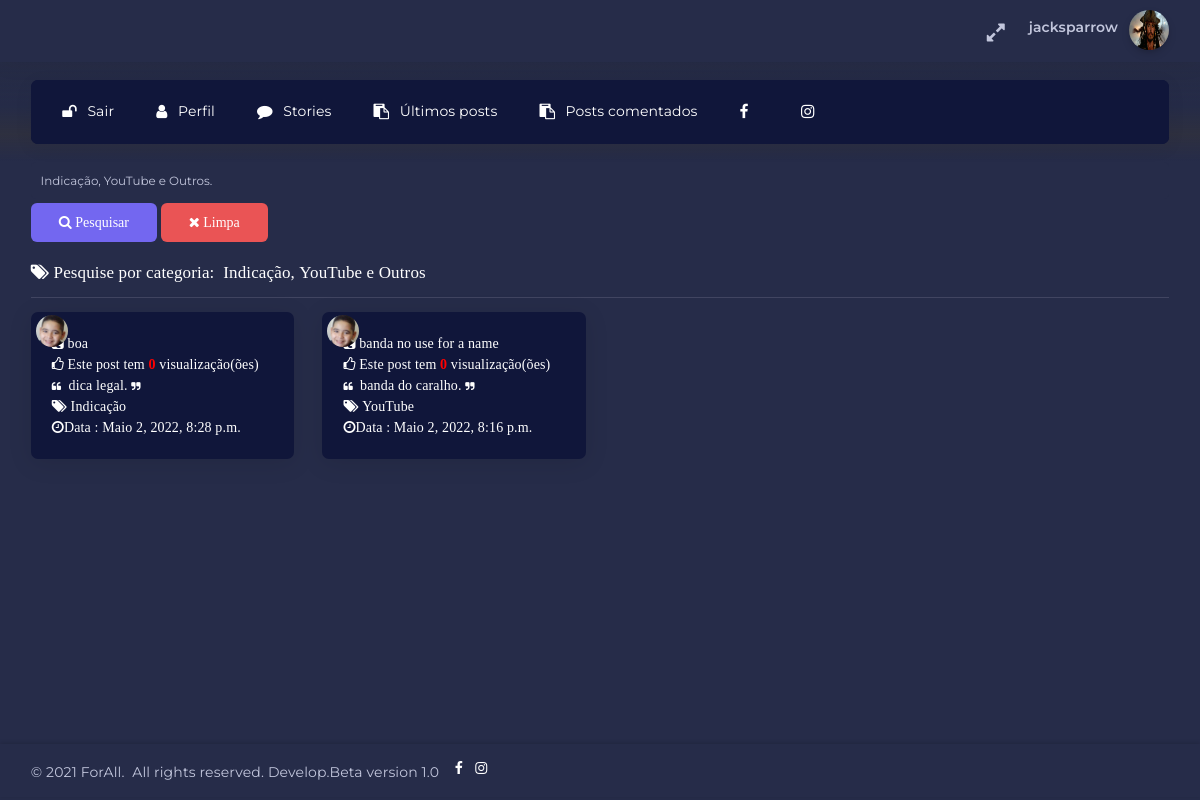
The app's page /todosvideos/ (signed in) with its own data.
### paginas/models.py (models this page shows, shortened)
class Perfil(models.Model):
	user = models.OneToOneField(User,null=True, blank=True,on_delete=models.CASCADE)
	cep = models.CharField(max_length=10,null=False,blank=False)
	rua = models.CharField(max_length=60,null=False,blank=False)
	bairro = models.CharField(max_length=40,null=False,blank=False)
	cidade = models.CharField(max_length=40,null=False,blank=False)
	uf     = models.CharField(max_length=2,null=False,blank=False)
	image  = models.ImageField(upload_to='media/perfil', default='media/forall.png',null=False,blank=False, verbose_name='IMAGEM PERFIL :')
	escolaridade = models.CharField(max_length=30,verbose_name='ESCOLARIDADE',null=False,blank=False)
	termos   = models.CharField(max_length=4,verbose_name='TERMO DE USO E POLÍTICA DE PRIVACIDADE',null=False,blank=False)
	data     = models.DateTimeField(auto_now_add=True)
	datamudanca = models.DateTimeField(auto_now=True)

class VideosCurtos(models.Model):
	titulo   = models.CharField(max_length=100, verbose_name='TÍTULO DO VÍDEO',null=False,blank=False)
	CATEGORIA = [
	('Indicação','Indicação'),
	('YouTube','YouTube'),
	('Outros','Outros'),
	]
	categoria = models.CharField(max_length=30,choices=CATEGORIA,verbose_name='CATEGORIA DO VÍDEOS',null=False,blank=False)
	video    = EmbedVideoField(verbose_name='LINK DO VÍDEO',null=False,blank=False)
	comenta   = models.TextField(max_length=120,null=True,blank=True,verbose_name='COMENTE SOBRE ESTE VÍDEO')
	post_views= models.IntegerField(default=0, null=True,blank=True)
	user      = models.ForeignKey(User,null=True, blank=True,on_delete=models.CASCADE, verbose_name='Postado Por:')
	criadoem  = models.DateTimeField(auto_now_add=True, verbose_name='Criado em:')
	mudadoem  = models.DateTimeField(auto_now=True)

### paginas/views.py (the view)
# urls.py: path('todosvideos/',views.todosvideos,name="todosvideos"),
@login_required
def todosvideos(request):
	busca = request.GET.get('busca')
	if busca:
		postados  =  VideosCurtos.objects.all().filter(categoria__icontains=busca)
	else:
		postados = VideosCurtos.objects.all().order_by('-criadoem')
	return render(request, 'inicio/todosvideos.html',{'postados':postados})

### paginas/templates/inicio/todosvideos.html (shortened to what this page needs)
{% extends "./Base/BasePerfil.html" %}
{% block content %}
{% load static %}
{% load embed_video_tags %}
<div class="horizontal-menu-wrapper">
    <div class="header-navbar navbar-expand-sm navbar navbar-horizontal floating-nav navbar-light navbar-without-dd-arrow navbar-shadow menu-border" role="navigation" data-menu="menu-wrapper">
            <div class="navbar-container main-menu-content" data-menu="menu-container">
                <ul class="nav navbar-nav" id="main-menu-navigation" data-menu="menu-navigation">
                    <li>
                        {% if user.is_authenticated %}
                        <a class="dropdown-item" href="/accounts/logout" style="color: white;"><i class="fa fa-unlock"></i>Sair</a>
                        {% endif %}
                    </li>
                    <li>
                        {% if user.is_authenticated %}
                        <a class="dropdown-item" href="{% url 'perfil' %}" style="color: white;"><i class="fa fa-user"></i>Perfil</a>
                        {% endif %}
                    </li>
                    <li>
                        <a class="dropdown-item" href="{% url 'verstories' %}" style="color: white;"><i class="fa fa-comment"></i>Stories</a>
                    </li>
                    <li>
                        <a class="dropdown-item" href="{% url 'verpostagens' %}" style="color: white;"><i class="fa fa-clipboard"></i>Últimos posts</a>
                    </li>
                    <li>
                        <a class="dropdown-item" href="{% url 'comentados' %}" style="color: white;"><i class="fa fa-clipboard"></i>Posts comentados</a>
                    </li>
                    <li>
                        <a href="https://www.facebook.com/forall.letsgo/" target="_blank" title="Facebook" style="color:white"><i class="fa fa-facebook"></i></a>
                    </li>
                    <li>
                        <a href="https://www.instagram.com/forall2020_/" target="_blank" title="Instagram" style="color:white"><i class="fa fa-instagram"></i></a>
                    </li>
                </ul>
    </div>
</div>
</div>
<div class="app-content content">
    <div class="content-wrapper">
        <div class="content-body">
            <section id="knowledge-base-content">
                <form method="GET">
                  <div class="form-group">
                    <input type="text"  name="busca" class="form-control" id="exampleInputEmail1" aria-describedby="emailHelp" placeholder="Indicação, YouTube e Outros." value="">
                    <button type="submit" class="btn btn-primary fa fa-search" style="border-style: hidden;">&nbsp;Pesquisar</button>&nbsp;<button type="reset" class="btn btn-danger fa fa-times" style="border-style: hidden;">&nbsp;Limpa</button>
                </div>
            </form>
            <i class="fa fa fa-tags" style="color: white;font-size: 17px;">&nbsp;Pesquise por categoria:&nbsp;
            Indicação, YouTube e Outros</i><hr>
            <div class="row search-content-info">
                {% if postados %}
                {% for c in postados%}
                <div class="col-md-3 col-sm-6 col-12 search-content">
                    <div class="card">
                        <img src="{{ c.user.perfil.image.url }}" alt="avtar img holder" height="32" width="32" style="position: absolute;left: 5px;
                        top: 2%;border-radius: 50%;" data-toggle="tooltip" data-placement="top" title="{{c.user}}">
                        <div class="card-body">
                            <p class="card-text  mb-0" style="font-size: 14px;color: white;margin: 0;font-family: Times New Roman;">
                                &nbsp;{{c.titulo|lower}}<br>
                                <i class="fa fa-thumbs-o-up"></i>&nbsp;Este post tem <b style="color: red;">{{c.post_views}}</b> visualização(ões)<br>
                                <i class="fa fa-quote-left" style="font-size: 10px;"></i>&nbsp; {{c.comenta|lower|truncatewords:8}} <i class="fa fa-quote-right" style="font-size: 10px;"></i><br>
                                <i class="fa fa-tags"></i>&nbsp;{{c.categoria}}<br>
                                <i class="fa fa-clock-o"></i>Data : {{c.criadoem}}
                            </p>
                        </div>
                    </div>
                </div>
                {% endfor %}
                {% else %}
                <div class="alert alert-primary col-12" role="alert">
                   <p class="mb-0" style="color: white;">
                    Não tem post de vídeo com esta categoria no momento, pesquise novamente.
                </div>
                {% endif %}
            </div>
        </section>
    </div>
</div>
</div>
<div class="drag-target"></div>
{%endblock%}

### paginas/templates/inicio/Base/BasePerfil.html (shortened to what this page needs)
{% load static %}
<!DOCTYPE html>
<html class="loading" lang="pt-br" data-textdirection="ltr">
<head>
    <link rel="stylesheet" type="text/css" href="{% static 'css/animate.css'%}">
    <link rel="stylesheet" type="text/css" href="{% static 'css/appChat.css' %}">
    <link rel="stylesheet" type="text/css" href="{% static 'css/bootstrap.min.css' %}">
    <link rel="stylesheet" type="text/css" href="{% static 'css/bootstrap.css' %}">
    <link rel="stylesheet" type="text/css" href="{% static 'css/bootstrap-extended.css' %}">
    <link rel="stylesheet" type="text/css" href="{% static 'css/colors.css' %}">
    <link rel="stylesheet" type="text/css" href="{% static 'css/components.css' %}">
    <link rel="stylesheet" type="text/css" href="{% static 'css/dark-layout.css' %}">
    <link rel="stylesheet" type="text/css" href="{% static 'css/dropzone.min.css' %}">
    <link rel="stylesheet" type="text/css" href="{% static 'css/datatables.min.css' %}">
    <link rel="stylesheet" type="text/css" href="{% static 'css/dataTables.checkboxes.css' %}">
    <link rel="stylesheet" type="text/css" href="{% static 'css/dropzone.css' %}">
    <link rel="stylesheet" type="text/css" href="{% static 'css/data-list-view.css' %}">
    <link rel="stylesheet" type="text/css" href="{% static 'css/horizontal-menu.css' %}">
    <link rel="stylesheet" type="text/css" href="{% static 'css/eccommence.css' %}">
    <link rel="stylesheet" type="text/css" href="{% static 'css/form-validation.min.css' %}">
    <link rel="stylesheet" type="text/css" href="{% static 'css/pickadate.css' %}">
    <link rel="stylesheet" type="text/css" href="{% static 'css/palette-gradient.min.css' %}">
    <link rel="stylesheet" type="text/css" href="{% static 'css/sweetalert2.min.css'%}">
    <link rel="stylesheet" type="text/css" href="{% static 'css/swiper.min.css' %}">
    <link rel="stylesheet" type="text/css" href="{% static 'css/semi-dark-layout.css' %}">
    <link rel="stylesheet" type="text/css" href="{% static 'css/swiper.css' %}">
    <link rel="stylesheet" type="text/css" href="{% static 'css/select2.min.css' %}">
    <link rel="stylesheet" type="text/css" href="{% static 'css/users.css' %}">
    <link rel="stylesheet" type="text/css" href="{% static 'css/vertical-menu.css' %}">
    <link rel="stylesheet" type="text/css" href="{% static 'css/vendor2.css' %}">
    <link rel="stylesheet" type="text/css" href="{% static 'css/vendors.min.css' %}">
    <link rel="stylesheet" type="text/css" href="{% static 'css/touchspin.css' %}">
    <link rel="stylesheet" type="text/css" href="{% static 'css/dark-layout.css' %}">
    <link rel="stylesheet" type="text/css" href="{% static 'css/semi-dark-layout.css' %}">
    <link rel="stylesheet" type="text/css" href="{% static 'css/animate.css' %}">
</head>
<body class="horizontal-layout horizontal-menu dark-layout 2-columns  navbar-floating footer-static"  data-open="hover" data-menu="horizontal-menu" data-col="2-columns" data-layout="dark-layout" id="topo">
    <nav class="header-navbar navbar-expand-lg navbar navbar-with-menu navbar-fixed navbar-shadow navbar-brand-center">
        <div class="navbar-wrapper">
            <div class="navbar-container content">
                <div class="navbar-collapse" id="navbar-mobile">
                <ul class="nav navbar-nav float-right">
                    <li class="nav-item d-none d-lg-block"><a class="nav-link nav-link-expand"><i class="ficon fa fa-expand"></i></a></li>
                <li class="dropdown dropdown-user nav-item"><a class="dropdown-toggle nav-link dropdown-user-link" href="#" data-toggle="dropdown">
                    <div class="user-nav d-sm-flex d-none">
                        {% if request.user.is_superuser %}
                        <span class="user-name text-bold-600">Administrador | {{user.get_username}}</span>
                        {%else%}
                        <span class="user-name text-bold-600">{{user.get_username}}</span>
                        {%endif%}
                    </div>
                    <span>
                        {% if not user.perfil.image%}
                        <img class="round" src="{% static 'img/forall.png'%}" alt="avatar" height="40" width="40">
                        {% else%}
                        <img class="round" src="{{ user.perfil.image.url }}" alt="avatar" height="40" width="40">
                        {% endif %}
                    </span>
                </a>
            </li>
        </ul>
    </div>
</div>
</div>
</nav>
{% block content %}
{% endblock%}
<footer class="footer footer-static footer-light navbar-shadow">
    <p class="clearfix blue-grey lighten-2 mb-0"><span class="float-md-left d-block d-md-inline-block mt-25">&copy; 2021 ForAll.&nbsp;&nbsp;All rights reserved. Develop.Beta version 1.0</span>&nbsp;&nbsp;
        <a href="https://www.facebook.com/forall.letsgo/" target="_blank" title="Facebook" style="color:white;"><i class="fa fa-facebook"></i></a>
        <a href="https://www.instagram.com/forall2020_/" target="_blank" title="Facebook" style="color:white;text-decoration: none;"><i class="fa fa-instagram"></i>&nbsp;&nbsp;&nbsp;&nbsp;&nbsp;&nbsp;&nbsp;&nbsp;&nbsp;</a>
    </p>
</footer>
</body>
</html>

### paginas/static/css/dark-layout.css (style rules this page uses)
body.dark-layout { background-color: #262c49; }
body.dark-layout [class*="border"] { border-color: #414561 !important; }
body.dark-layout p, body.dark-layout small, body.dark-layout span, body.dark-layout label { color: #c2c6dc; }
body.dark-layout hr { border-color: #414561; }
body.dark-layout .header-navbar { background-color: #10163a; }
body.dark-layout .header-navbar .navbar-container .nav .nav-item .nav-link { color: #c2c6dc; background-color: transparent; }
body.dark-layout .header-navbar .navbar-container .nav .nav-item .nav-link i { color: #c2c6dc; }
body.dark-layout .nav .nav-item .nav-link { color: #c2c6dc; }
body.dark-layout .nav-tabs .nav-item .nav-link, body.dark-layout .nav-tabs.nav-justified .nav-item .nav-link, body.dark-layout .nav .nav-item .nav-link { background-color: #10163a; }
body.dark-layout .card { background-color: #10163a; }
body.dark-layout .card .card-body, body.dark-layout .card .card-footer { color: #c2c6dc; border-color: #414561; }
body.dark-layout input.form-control, body.dark-layout .custom-file-label, body.dark-layout textarea.form-control { background-color: #262c49; color: #c2c6dc; }
body.dark-layout input.form-control::placeholder, body.dark-layout .custom-file-label::placeholder, body.dark-layout textarea.form-control::placeholder { color: #c2c6dc; }

### paginas/static/css/horizontal-menu.css (style rules this page uses)
.horizontal-menu .content { margin-left: 0; }
.horizontal-menu .content .content-wrapper { margin-top: 0 !important; }
.horizontal-menu footer { position: static; }
.horizontal-menu.navbar-floating:not(.blank-page) .app-content { padding-top: 9.75rem; }
.horizontal-menu.navbar-floating .horizontal-menu-wrapper { background: linear-gradient(to bottom, rgba(248, 248, 248, 0.95) 44%, rgba(248, 248, 248, 0.46) 73%, rgba(255, 255, 255, 0) 100%); background-repeat: repeat-x; }
.horizontal-menu.navbar-floating .horizontal-menu-wrapper .navbar-horizontal.floating-nav { margin: 1.3rem 2.2rem 0; }
.horizontal-menu.dark-layout .header-navbar { background: inherit !important; }
.horizontal-menu.dark-layout .horizontal-menu-wrapper { background: linear-gradient(to bottom, rgba(37, 43, 71, 0.76) 44%, rgba(56, 53, 53, 0.46) 73%, rgba(255, 255, 255, 0) 100%); }
.horizontal-menu.dark-layout .horizontal-menu-wrapper .header-navbar { background: #10163a !important; }
.horizontal-menu .horizontal-menu-wrapper { position: fixed; top: 62px; z-index: 990; width: 100%; height: 99px; }
.horizontal-menu .horizontal-menu-wrapper .header-navbar .navbar-container { padding-left: 1rem; padding-right: 1rem; width: 100%; }
.horizontal-menu .header-navbar { background: #fff; z-index: 999 !important; line-height: 1; min-height: auto; }
.horizontal-menu .header-navbar.navbar-horizontal.floating-nav { width: calc(100vw - (100vw - 100%) - calc(2.2rem * 2)); background: #fff; }
.horizontal-menu .header-navbar .navbar-container { padding-left: 2.2rem; padding-right: calc(2.2rem - 1rem); border-radius: 0.5rem; }
.horizontal-menu .header-navbar.navbar-fixed { position: fixed; width: 100%; }
.horizontal-menu .header-navbar.navbar-horizontal ul#main-menu-navigation > li { padding-top: 0.965rem; padding-bottom: 0.965rem; }
.horizontal-menu .header-navbar.navbar-horizontal ul#main-menu-navigation > li i { font-size: 1.11rem; margin-right: 0.75rem; }
.horizontal-menu .header-navbar.navbar-horizontal ul#main-menu-navigation > li > a { padding: 0.75rem 1.25rem 0.75rem 1.25rem; display: flex; margin-right: 0.5rem; }

### records on screen
VideosCurtos: user.perfil.image (picture), titulo "boa", post_views "0", comenta "dica legal.", categoria "Indicação", criadoem "Maio 2, 2022, 8:28 p.m."
VideosCurtos: user.perfil.image (picture), titulo "banda no use for a name", post_views "0", comenta "banda do caralho.", categoria "YouTube", criadoem "Maio 2, 2022, 8:16 p.m."

### other values on screen
{{ user.get_username }} "jacksparrow"
